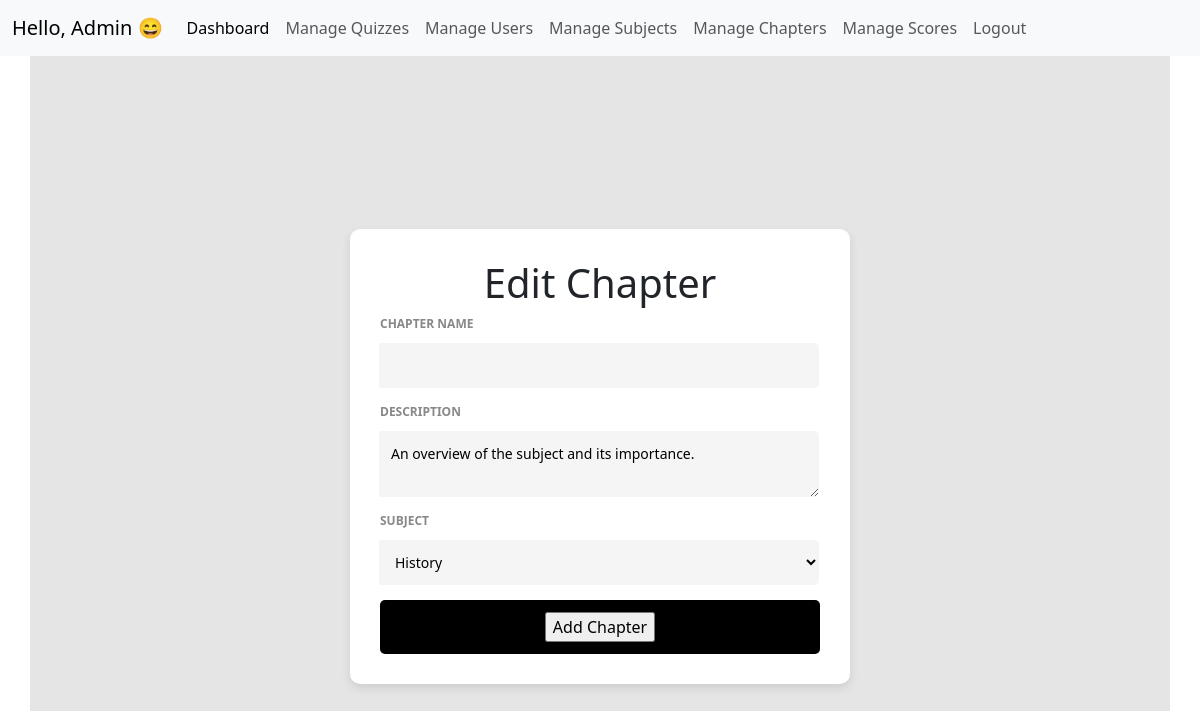
/edit_chapter/1 (signed in), run on the app's committed database.
### model.py (models this page shows)
class Chapter(db.Model):
    __tablename__ = 'chapters'
    id = db.Column(db.Integer, primary_key=True, autoincrement=True)
    name = db.Column(db.String(100), unique=True, nullable=False)
    description = db.Column(db.Text, nullable=False)
    subject_id = db.Column(db.Integer, db.ForeignKey('subjects.id'), nullable=False)
    subject = db.relationship('Subject', back_populates='chapters')
    quizzes = db.relationship('Quiz', back_populates='chapter', cascade="all, delete-orphan")

### main.py (the view, shortened to what this page needs)
@app.route('/edit_chapter/<int:id>', methods=['POST', 'GET'])
@login_required
def edit_chapter(id):
    chapter = Chapter.query.get_or_404(id)
    form = ChapterForm(obj=chapter)
    form.subject_id.choices = [(subject.id, subject.name) for subject in Subject.query.all()]
    return render_template('Admin/edit_chapter.html', form=form, chapter=chapter)

### forms.py
class ChapterForm(FlaskForm):
    chapter_name = StringField('Chapter Name', validators=[DataRequired()])
    description = TextAreaField('Description', validators=[DataRequired()])
    subject_id = SelectField('Subject', coerce=int, validators=[DataRequired()])
    submit = SubmitField('Add Chapter')

### main.py (called while the page is built)
@login_manager.user_loader
def load_user(user_id):
    return User.query.get(user_id)

### templates/Admin/edit_chapter.html (shortened to what this page needs)
{% extends "Admin/adminLayout.html" %}  {% block head %}
<link rel="stylesheet" href="/static/add_forms.css" />
{% endblock %}{% block content %}
<div class="container">
  <div class="form-box">
    <h1>Edit Chapter</h1>
    <form method="post">
      <form action="/edit_chapter" method="post">
        <div class="input-group">
          {{ form.chapter_name.label }} {{ form.chapter_name }}
        </div>
        <div class="input-group">
          {{ form.description.label }} {{ form.description }}
        </div>
        <div class="input-group">
          {{ form.subject_id.label }} {{ form.subject_id }}
        </div>
        <button class="submit-btn">{{ form.submit}}</button>
      </form>
      {% endblock %}

### static/add_forms.css (style rules this page uses)
.container { display: flex; justify-content: center; align-items: center; height: 100vh; background-color: #e5e5e5; }
.form-box { background: white; padding: 30px; width: 500px; border-radius: 10px; box-shadow: 0 4px 10px rgba(0, 0, 0, 0.1); text-align: center; }
.input-group { display: flex; flex-direction: column; gap: 10px; text-align: left; margin-bottom: 15px; }
.input-group label { font-size: 12px; font-weight: bold; text-transform: uppercase; color: #888; }
.input-group input, .input-group select, .input-group textarea { width: 100%; padding: 12px; border: none; border-radius: 5px; background: #f5f5f5; font-size: 14px; outline: none; }
.submit-btn { width: 100%; padding: 12px; background: black; color: white; font-size: 16px; font-weight: bold; border: none; border-radius: 5px; cursor: pointer; transition: background 0.3s; }

### data on the page
Chapter: description "An overview of the subject and its importance.", subject_id "History"
